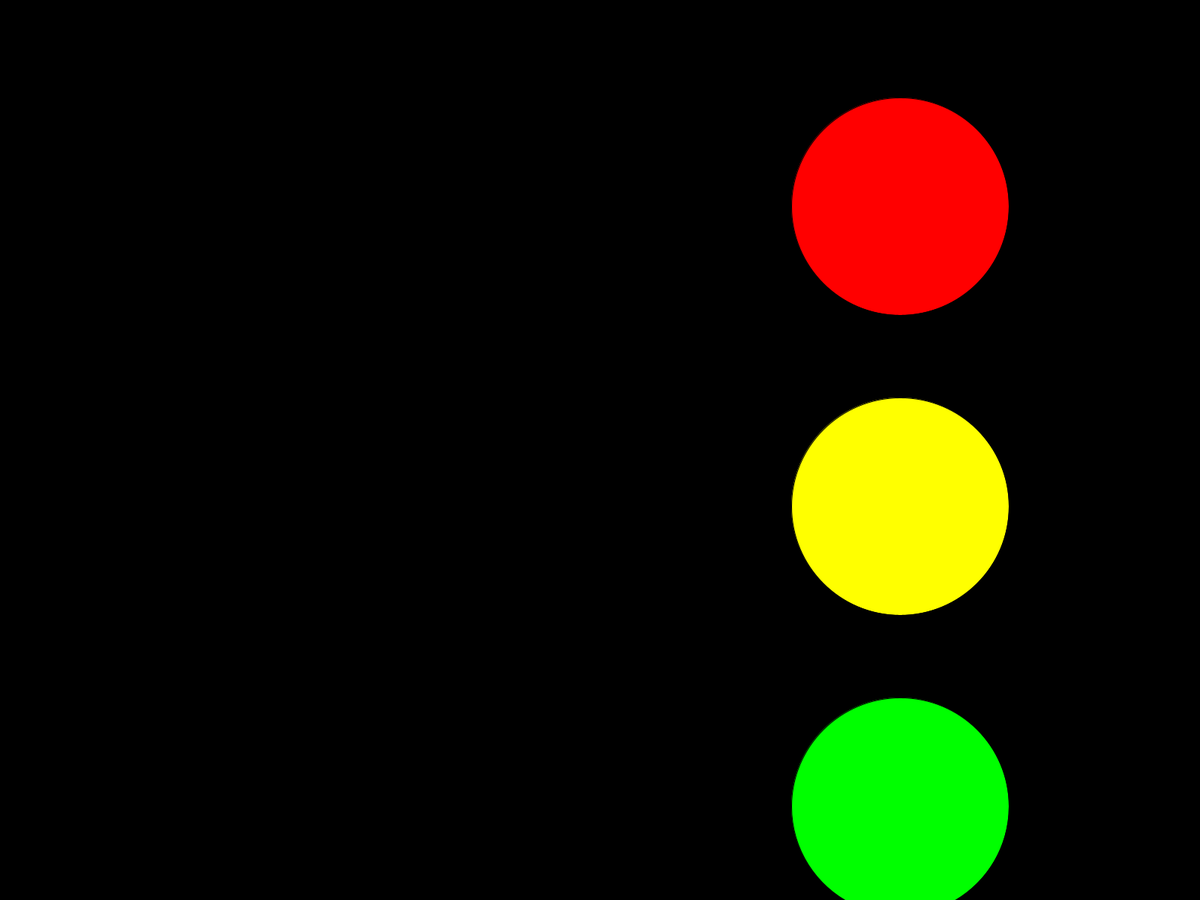
Frame 1 (no input)
Frame 60 (the mouse pressed at the canvas centre just before this capture): identical to frame 1, image omitted
Frame 120 (the mouse held since frame 60 and released just before this capture): identical to frame 1, image omitted

The Processing sketch that drew this single still picture (run headless with seeded random() and noise(); from frame 60 on, the mouse is pressed at the canvas centre):

// Processing sketch: Task_3
// ── Task_3.pde
int posX;
int posY;

color c1 = color(255, 0, 0); //RED
color c2 = color(255, 255, 0); //YELLOW
color c3 = color(0, 255, 0); //GREEN
color c4 = color(75); //GREY

void setup()
{
  fullScreen();
  background(0);
  drawEllipse1(posX=1200, posY=800, c1);
  drawEllipse2(posX=1200, posY=1200, c2);
  drawEllipse3(posX=1200, posY=1600, c3);
}

void draw()
{
int m = millis();

}

//ellipses
void drawEllipse1(int x, int y, color c1)
{
  fill(c1);
  ellipse(x, y-525, 290, 290);
}

void drawEllipse2(int x, int y, color c2)
{
  fill(c2);
  ellipse(x, y-525, 290, 290);
}

void drawEllipse3(int x, int y, color c3)
{
  fill(c3);
  ellipse(x, y-525, 290, 290);
}
